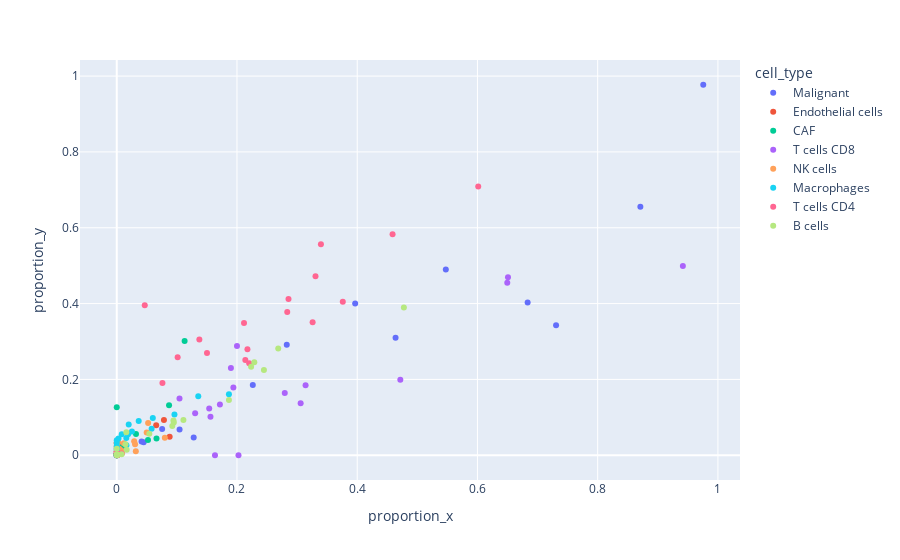

Source (notebook cell):
### Code cell
px.scatter(
    data_frame=inferred_and_truth.reset_index(),
    x="proportion_x",
    y="proportion_y",
    color="cell_type",
)

### Figure 1 — Plotly figure (JSON) as saved in the notebook; plotly's stock layout.template omitted (floating-point values rounded to 4 significant figures)
{"data": [{"hovertemplate": "cell_type=Malignant<br>proportion_x=%{x}<br>proportion_y=%{y}<extra></extra>", "legendgroup": "Malignant", "marker": {"color": "#636efa", "symbol": "circle"}, "mode": "markers", "name": "Malignant", "orientation": "v", "showlegend": true, "type": "scatter", "x": [0.128, 0, 0.871, 0.0448, 0.0755, 0, 0.6835, 0, 0, 0.0087, 0.9756, 0.5474, 0.2828, 0.7308, 0.4638, 0.1045, 0.3966, 0.2263, 0.0413], "xaxis": "x", "y": [0.04691, 0.0007188, 0.6553, 0.03412, 0.06895, 0.000816, 0.4026, 0.001155, 0.003817, 0.02498, 0.9772, 0.4897, 0.2912, 0.343, 0.3099, 0.06762, 0.4004, 0.1856, 0.03605], "yaxis": "y"}, {"hovertemplate": "cell_type=Endothelial cells<br>proportion_x=%{x}<br>proportion_y=%{y}<extra></extra>", "legendgroup": "Endothelial cells", "marker": {"color": "#EF553B", "symbol": "circle"}, "mode": "markers", "name": "Endothelial cells", "orientation": "v", "showlegend": true, "type": "scatter", "x": [0.088, 0, 0, 0, 0, 0, 0, 0, 0, 0, 0, 0.0023, 0.0656, 0.011, 0, 0.0075, 0, 0.0023, 0.0785], "xaxis": "x", "y": [0.04892, 0.0006824, 0.009818, 0.004892, 0.002214, 0, 0.009144, 0.001563, 0.001437, 0.002253, 0.00252, 0.03094, 0.0793, 0.01666, 0.0323, 0.007231, 0.0007752, 0.0034, 0.09308], "yaxis": "y"}, {"hovertemplate": "cell_type=CAF<br>proportion_x=%{x}<br>proportion_y=%{y}<extra></extra>", "legendgroup": "CAF", "marker": {"color": "#00cc96", "symbol": "circle"}, "mode": "markers", "name": "CAF", "orientation": "v", "showlegend": true, "type": "scatter", "x": [0.032, 0, 0.1129, 0, 0, 0, 0, 0, 0, 0, 0.0081, 0.0012, 0.052, 0, 0.087, 0.0075, 0.0068, 0, 0.0661], "xaxis": "x", "y": [0.05602, 0.0002012, 0.3011, 0, 0.0006753, 0, 0.002694, 0.0009942, 0.001734, 0, 0.009568, 0.007869, 0.0399, 0.1265, 0.1318, 0.02193, 0.0135, 0.000474, 0.04424], "yaxis": "y"}, {"hovertemplate": "cell_type=T cells CD8<br>proportion_x=%{x}<br>proportion_y=%{y}<extra></extra>", "legendgroup": "T cells CD8", "marker": {"color": "#ab63fa", "symbol": "circle"}, "mode": "markers", "name": "T cells CD8", "orientation": "v", "showlegend": true, "type": "scatter", "x": [0.2, 0.6508, 0, 0.194, 0.4717, 0.3059, 0.1899, 0.1634, 0.6496, 0.9417, 0, 0.2795, 0.1538, 0.1044, 0.1304, 0.1716, 0.1559, 0.3141, 0.2025], "xaxis": "x", "y": [0.2885, 0.4694, 0, 0.1789, 0.1994, 0.1371, 0.2298, 0, 0.4547, 0.4991, 0, 0.1644, 0.1231, 0.1496, 0.111, 0.134, 0.1014, 0.1846, 0], "yaxis": "y"}, {"hovertemplate": "cell_type=NK cells<br>proportion_x=%{x}<br>proportion_y=%{y}<extra></extra>", "legendgroup": "NK cells", "marker": {"color": "#FFA15A", "symbol": "circle"}, "mode": "markers", "name": "NK cells", "orientation": "v", "showlegend": true, "type": "scatter", "x": [0.08, 0.0317, 0, 0.0498, 0, 0.0118, 0, 0.0065, 0.0073, 0, 0, 0.0012, 0.009, 0, 0.029, 0.0522, 0.0305, 0.0023, 0.0041], "xaxis": "x", "y": [0.04609, 0.01047, 0.0004721, 0.06033, 0.02468, 0.03139, 0.03219, 0.009979, 0.01286, 0.01663, 0.001774, 0, 0.005743, 0.02113, 0.03713, 0.08505, 0.02906, 0.03337, 0.01732], "yaxis": "y"}, {"hovertemplate": "cell_type=Macrophages<br>proportion_x=%{x}<br>proportion_y=%{y}<extra></extra>", "legendgroup": "Macrophages", "marker": {"color": "#19d3f3", "symbol": "circle"}, "mode": "markers", "name": "Macrophages", "orientation": "v", "showlegend": true, "type": "scatter", "x": [0.096, 0.0159, 0.0161, 0.0199, 0.0189, 0, 0.0253, 0, 0.0365, 0.0029, 0, 0, 0, 0, 0.058, 0.1866, 0.1356, 0.06, 0.0083], "xaxis": "x", "y": [0.1077, 0.04571, 0.02611, 0.08142, 0.05536, 0.0141, 0.06251, 0.03215, 0.09006, 0.04416, 0.001735, 0.03931, 0.01745, 0.02362, 0.06966, 0.1607, 0.1556, 0.09816, 0.05539], "yaxis": "y"}, {"hovertemplate": "cell_type=T cells CD4<br>proportion_x=%{x}<br>proportion_y=%{y}<extra></extra>", "legendgroup": "T cells CD4", "marker": {"color": "#FF6692", "symbol": "circle"}, "mode": "markers", "name": "T cells CD4", "orientation": "v", "showlegend": true, "type": "scatter", "x": [0.376, 0.2857, 0, 0.2139, 0.3396, 0.4588, 0.1013, 0.6013, 0.2117, 0.0466, 0.0081, 0.076, 0.3258, 0.1374, 0.2174, 0.2836, 0.2203, 0.1501, 0.3306], "xaxis": "x", "y": [0.4049, 0.4121, 0.007233, 0.251, 0.5567, 0.583, 0.2584, 0.7087, 0.349, 0.3959, 0.004453, 0.1909, 0.3505, 0.3053, 0.2794, 0.378, 0.2426, 0.2698, 0.4722], "yaxis": "y"}, {"hovertemplate": "cell_type=B cells<br>proportion_x=%{x}<br>proportion_y=%{y}<extra></extra>", "legendgroup": "B cells", "marker": {"color": "#B6E880", "symbol": "circle"}, "mode": "markers", "name": "B cells", "orientation": "v", "showlegend": true, "type": "scatter", "x": [0, 0.0159, 0, 0.4776, 0.0943, 0.2235, 0, 0.2288, 0.0949, 0, 0.0081, 0.0924, 0.1109, 0.0165, 0.0145, 0.1866, 0.0542, 0.2448, 0.2686], "xaxis": "x", "y": [0.001032, 0.06073, 0, 0.3894, 0.09196, 0.2336, 0.002676, 0.2454, 0.08644, 0.017, 0.002771, 0.07695, 0.09284, 0.01418, 0.0287, 0.1455, 0.05666, 0.2247, 0.2817], "yaxis": "y"}], "layout": {"autosize": true, "legend": {"title": {"text": "cell_type"}, "tracegroupgap": 0}, "margin": {"t": 60}, "xaxis": {"anchor": "y", "autorange": true, "domain": [0, 1], "range": [-0.05865, 1.034], "title": {"text": "proportion_x"}, "type": "linear"}, "yaxis": {"anchor": "x", "autorange": true, "domain": [0, 1], "range": [-0.06715, 1.044], "title": {"text": "proportion_y"}, "type": "linear"}}}
